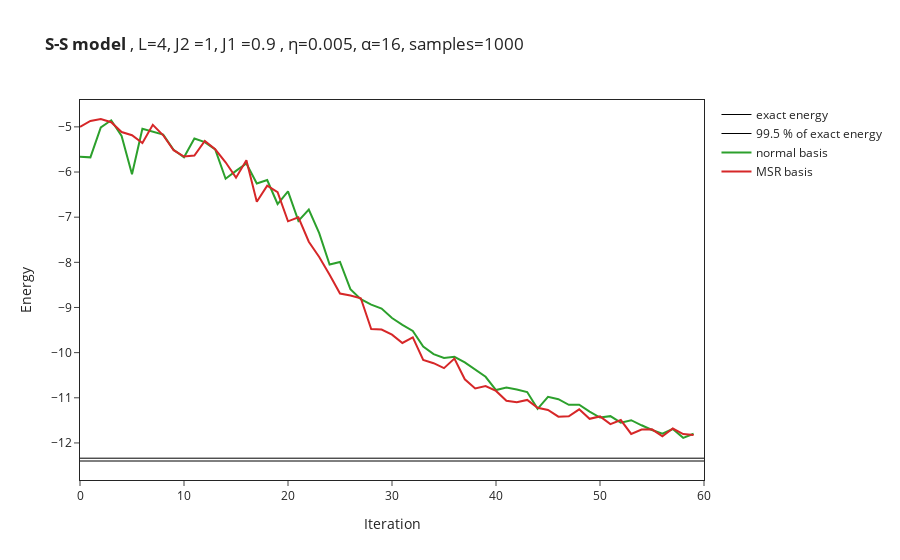

The notebook cell saved with this chart:
### Code cell
# import the data from log file
OUT_NAME_suffixless=OUT_NAME
data = []
for i in range(no_of_runs):
    data.append(json.load(open(OUT_NAME_suffixless+str(i)+".log")))
names = ["normal basis","MSR basis"]
if type(data[0]["Energy"]["Mean"]) == dict: #DTYPE in (np.complex128, np.complex64):#, np.float64):# and False:
    energy_convergence = [data[i]["Energy"]["Mean"]["real"] for i in range(no_of_runs)]
    # symmetry = [data[i]["symmetry"]["Mean"]["real"] for i in range(no_of_runs-use_MSR)]
else:
    energy_convergence = [data[i]["Energy"]["Mean"] for i in range(no_of_runs)]
    # symmetry = [data[i]["symmetry"]["Mean"] for i in range(no_of_runs-use_MSR)]
for i in range(no_of_runs):
    figure.add_trace(go.Scatter(
        x=data[i]["Energy"]["iters"], y=energy_convergence[i],
        name=names[i]
    ))
    # figure.add_trace(go.Scatter(
    #     x=data[i]["Energy"]["iters"], y=symmetry[i],
    #     name=names[i]+"_swap"
    # ))

#figure.add_hline(y=exact_gs_energy)
figure.update_layout(xaxis_title="Iteration",yaxis_title="Energy")
figure.show()

### Figure 1 — Plotly figure (JSON) as saved in the notebook; plotly's stock layout.template omitted (floating-point values rounded to 4 significant figures)
{"data": [{"line": {"color": "#000000", "width": 1}, "mode": "lines", "name": "exact energy", "type": "scatter", "x": [0, 60], "y": [-12.4, -12.4]}, {"line": {"color": "#000000", "width": 1}, "mode": "lines", "name": "99.5 % of exact energy", "type": "scatter", "x": [0, 60], "y": [-12.34, -12.34]}, {"name": "normal basis", "type": "scatter", "x": [0, 1, 2, 3, 4, 5, 6, 7, 8, 9, 10, 11, 12, 13, 14, 15, 16, 17, 18, 19, 20, 21, 22, 23, 24, 25, 26, 27, 28, 29, 30, 31, 32, 33, 34, 35, 36, 37, 38, 39, 40, 41, 42, 43, 44, 45, 46, 47, 48, 49, 50, 51, 52, 53, 54, 55, 56, 57, 58, 59], "y": [-5.661, -5.675, -5.013, -4.854, -5.2, -6.05, -5.042, -5.113, -5.171, -5.505, -5.672, -5.259, -5.337, -5.501, -6.149, -5.975, -5.812, -6.253, -6.178, -6.709, -6.43, -7.081, -6.831, -7.353, -8.048, -7.991, -8.595, -8.816, -8.938, -9.025, -9.234, -9.383, -9.518, -9.863, -10.03, -10.12, -10.09, -10.21, -10.37, -10.54, -10.83, -10.77, -10.82, -10.87, -11.24, -10.98, -11.03, -11.16, -11.15, -11.31, -11.44, -11.41, -11.55, -11.5, -11.61, -11.71, -11.79, -11.69, -11.89, -11.8]}, {"name": "MSR basis", "type": "scatter", "x": [0, 1, 2, 3, 4, 5, 6, 7, 8, 9, 10, 11, 12, 13, 14, 15, 16, 17, 18, 19, 20, 21, 22, 23, 24, 25, 26, 27, 28, 29, 30, 31, 32, 33, 34, 35, 36, 37, 38, 39, 40, 41, 42, 43, 44, 45, 46, 47, 48, 49, 50, 51, 52, 53, 54, 55, 56, 57, 58, 59], "y": [-4.998, -4.869, -4.826, -4.898, -5.114, -5.186, -5.359, -4.956, -5.187, -5.517, -5.656, -5.633, -5.31, -5.497, -5.784, -6.125, -5.738, -6.659, -6.301, -6.446, -7.092, -7.003, -7.543, -7.881, -8.275, -8.692, -8.735, -8.796, -9.477, -9.489, -9.602, -9.785, -9.663, -10.16, -10.23, -10.34, -10.13, -10.59, -10.79, -10.74, -10.85, -11.06, -11.1, -11.05, -11.22, -11.27, -11.42, -11.41, -11.25, -11.47, -11.41, -11.58, -11.49, -11.8, -11.7, -11.7, -11.85, -11.68, -11.8, -11.82]}], "layout": {"title": {"text": "<b>S-S model </b>, L=4, J2 =1, J1 =0.9 , η=0.005, α=16, samples=1000"}, "xaxis": {"mirror": true, "showline": true, "title": {"text": "Iteration"}}, "yaxis": {"mirror": true, "showline": true, "title": {"text": "Energy"}}}}
